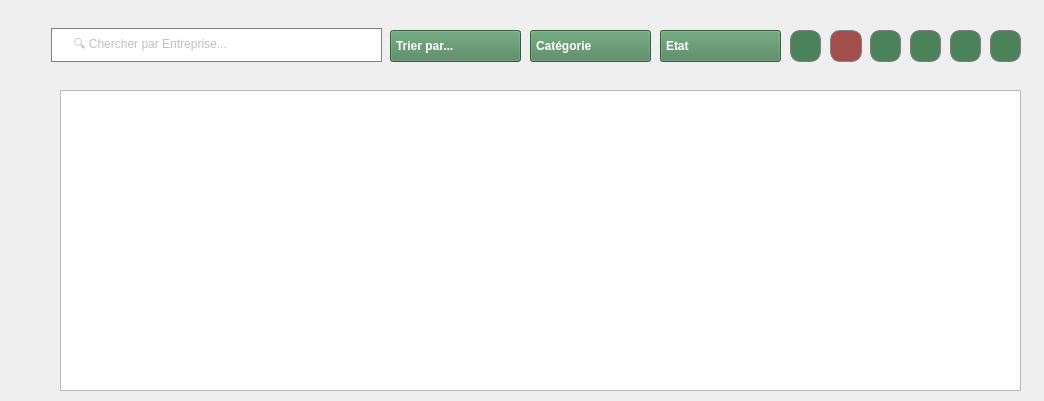
         <widget class="QWidget" name="scrollAreaWidgetContents_4">
          <property name="geometry">
           <rect>
            <x>0</x>
            <y>0</y>
            <width>1044</width>
            <height>401</height>
           </rect>
          </property>
          <property name="sizePolicy">
           <sizepolicy hsizetype="Expanding" vsizetype="Expanding">
            <horstretch>0</horstretch>
            <verstretch>0</verstretch>
           </sizepolicy>
          </property>
          <widget class="QComboBox" name="ComboBoxCategorie">
           <property name="geometry">
            <rect>
             <x>530</x>
             <y>30</y>
             <width>131</width>
             <height>32</height>
            </rect>
           </property>
           <property name="cursor">
            <cursorShape>PointingHandCursor</cursorShape>
           </property>
           <property name="styleSheet">
            <string notr="true">QComboBox
{
color:white;
margin-right:10px;
appearance:none;
padding-left:5px;
padding-right:5px;
font-weight:600;
background:rgb(76,130,89);
height:35px;
}
QComboBox::drop-down {
	border:none;
}
QComboBox::down-arrow {
	image:url(:/Purestay/images/icones/arrow.png);
	padding-right:20px;
	width:10px;
	color:white;
}

QComboBox::QListView {
background-color:rgb(129,153,101);
}

QComboBox::QListViewItem {
background-color:rgb(129,153,101);
}





</string>
           </property>
           <item>
            <property name="text">
             <string>Catégorie</string>
            </property>
           </item>
           <item>
            <property name="text">
             <string>Equipement</string>
            </property>
           </item>
           <item>
            <property name="text">
             <string>Alimentation</string>
            </property>
           </item>
           <item>
            <property name="text">
             <string>Uniformes</string>
            </property>
           </item>
           <item>
            <property name="text">
             <string>Decorations</string>
            </property>
           </item>
           <item>
            <property name="text">
             <string>Fournitures</string>
            </property>
           </item>
          </widget>
          <widget class="QComboBox" name="ComboBoxTri">
           <property name="geometry">
            <rect>
             <x>390</x>
             <y>30</y>
             <width>141</width>
             <height>32</height>
            </rect>
           </property>
           <property name="cursor">
            <cursorShape>PointingHandCursor</cursorShape>
           </property>
           <property name="styleSheet">
            <string notr="true">QComboBox
{
color:white;
margin-right:10px;
appearance:none;
padding-left:5px;
padding-right:5px;
font-weight:600;
background:rgb(76,130,89);
height:35px;
}
QComboBox::drop-down {
	border:none;
}
QComboBox::down-arrow {
	image:url(:/Purestay/images/icones/arrow.png);
	padding-right:20px;
	width:10px;
	color:white;
}

QComboBox::QListView {
background-color:rgb(129,153,101);
}

QComboBox::QListViewItem {
background-color:rgb(129,153,101);
}





</string>
           </property>
           <item>
            <property name="text">
             <string>Trier par...</string>
            </property>
           </item>
           <item>
            <property name="text">
             <string>Date Recente</string>
            </property>
           </item>
           <item>
            <property name="text">
             <string>Date Ancienne</string>
            </property>
           </item>
           <item>
            <property name="text">
             <string>Prix</string>
            </property>
           </item>
           <item>
            <property name="text">
             <string>Nom Entreprise</string>
            </property>
           </item>
          </widget>
          <widget class="QLineEdit" name="LineEditNomEntreprise_2">
           <property name="geometry">
            <rect>
             <x>41</x>
             <y>28</y>
             <width>351</width>
             <height>34</height>
            </rect>
           </property>
           <property name="accessibleName">
            <string/>
           </property>
           <property name="styleSheet">
            <string notr="true">QLineEdit
{
background-color:white;
border:solid;
border-color:gray;
color:gray;
background-image: url(:Purestay/images/icones/chambre.png);
background-repeat:no-repeat;
background-position:left;
padding-left:20px;
margin-left:10px;
margin-right:10px;
border-width:1px;
}
</string>
           </property>
           <property name="text">
            <string/>
           </property>
           <property name="placeholderText">
            <string>🔍 Chercher par Entreprise...</string>
           </property>
          </widget>
          <widget class="QWidget" name="widget_4" native="true">
           <property name="geometry">
            <rect>
             <x>11</x>
             <y>11</y>
             <width>415</width>
             <height>16</height>
            </rect>
           </property>
          </widget>
          <widget class="QPushButton" name="BoutonAjouter">
           <property name="geometry">
            <rect>
             <x>790</x>
             <y>30</y>
             <width>31</width>
             <height>32</height>
            </rect>
           </property>
           <property name="cursor">
            <cursorShape>PointingHandCursor</cursorShape>
           </property>
           <property name="toolTip">
            <string>Ajouter Une Commande</string>
           </property>
           <property name="styleSheet">
            <string notr="true">QPushButton
{
border-color:gray;
border-width:1px;
border-style:solid;
border-radius:10px;
width:20px;
color:white;
background:rgb(76,130,89);

}
</string>
           </property>
           <property name="text">
            <string/>
           </property>
           <property name="icon">
            <iconset resource="purestaybackground.qrc">
             <normaloff>:/Purestay/images/icones/ajouter.png</normaloff>:/Purestay/images/icones/ajouter.png</iconset>
           </property>
          </widget>
          <widget class="QPushButton" name="BoutonSupprimer">
           <property name="geometry">
            <rect>
             <x>830</x>
             <y>30</y>
             <width>32</width>
             <height>32</height>
            </rect>
           </property>
           <property name="cursor">
            <cursorShape>PointingHandCursor</cursorShape>
           </property>
           <property name="toolTip">
            <string>Supprimer une commande</string>
           </property>
           <property name="styleSheet">
            <string notr="true">QPushButton
{
border-color:gray;
border-width:1px;
border-style:solid;
border-radius:10px;
width:20px;
color:white;
background: rgb(161,78,77);

}
</string>
           </property>
           <property name="text">
            <string/>
           </property>
           <property name="icon">
            <iconset resource="purestaybackground.qrc">
             <normaloff>:/Purestay/images/icones/supprimer.png</normaloff>:/Purestay/images/icones/supprimer.png</iconset>
           </property>
          </widget>
          <widget class="QPushButton" name="BoutonModifier">
           <property name="geometry">
            <rect>
             <x>870</x>
             <y>30</y>
             <width>31</width>
             <height>32</height>
            </rect>
           </property>
           <property name="cursor">
            <cursorShape>PointingHandCursor</cursorShape>
           </property>
           <property name="toolTip">
            <string>Modifier</string>
           </property>
           <property name="styleSheet">
            <string notr="true">QPushButton
{
border-color:gray;
border-width:1px;
border-style:solid;
border-radius:10px;
width:20px;
color:white;
background:rgb(76,130,89);

}
</string>
           </property>
           <property name="text">
            <string/>
           </property>
           <property name="icon">
            <iconset resource="purestaybackground.qrc">
             <normaloff>:/Purestay/images/icones/modifier2.png</normaloff>:/Purestay/images/icones/modifier2.png</iconset>
           </property>
          </widget>
          <widget class="QPushButton" name="BoutonExporterPDF">
           <property name="geometry">
            <rect>
             <x>910</x>
             <y>30</y>
             <width>31</width>
             <height>32</height>
            </rect>
           </property>
           <property name="cursor">
            <cursorShape>PointingHandCursor</cursorShape>
           </property>
           <property name="toolTip">
            <string>Exporter PDF</string>
           </property>
           <property name="styleSheet">
            <string notr="true">QPushButton
{
border-color:gray;
border-width:1px;
border-style:solid;
border-radius:10px;
width:20px;
color:white;
background:rgb(76,130,89);

}
</string>
           </property>
           <property name="text">
            <string/>
           </property>
           <property name="icon">
            <iconset resource="purestaybackground.qrc">
             <normaloff>:/Purestay/images/icones/pdf.png</normaloff>:/Purestay/images/icones/pdf.png</iconset>
           </property>
          </widget>
          <widget class="QComboBox" name="comboBox_13">
           <property name="geometry">
            <rect>
             <x>660</x>
             <y>30</y>
             <width>131</width>
             <height>32</height>
            </rect>
           </property>
           <property name="cursor">
            <cursorShape>PointingHandCursor</cursorShape>
           </property>
           <property name="styleSheet">
            <string notr="true">QComboBox
{
color:white;
margin-right:10px;
appearance:none;
padding-left:5px;
padding-right:5px;
font-weight:600;
background:rgb(76,130,89);
height:35px;
}
QComboBox::drop-down {
	border:none;
}
QComboBox::down-arrow {
	image:url(:/Purestay/images/icones/arrow.png);
	padding-right:20px;
	width:10px;
	color:white;
}

QComboBox::QListView {
background-color:rgb(129,153,101);
}

QComboBox::QListViewItem {
background-color:rgb(129,153,101);
}





</string>
           </property>
           <item>
            <property name="text">
             <string>Etat</string>
            </property>
           </item>
           <item>
            <property name="text">
             <string>Non Payee</string>
            </property>
           </item>
           <item>
            <property name="text">
             <string>Payee</string>
            </property>
           </item>
          </widget>
          <widget class="QPushButton" name="BoutonExporterPDF_2">
           <property name="geometry">
            <rect>
             <x>950</x>
             <y>30</y>
             <width>31</width>
             <height>32</height>
            </rect>
           </property>
           <property name="cursor">
            <cursorShape>PointingHandCursor</cursorShape>
           </property>
           <property name="toolTip">
            <string>QRCode</string>
           </property>
           <property name="styleSheet">
            <string notr="true">QPushButton
{
border-color:gray;
border-width:1px;
border-style:solid;
border-radius:10px;
width:20px;
color:white;
background:rgb(76,130,89);

}
</string>
           </property>
           <property name="text">
            <string/>
           </property>
           <property name="icon">
            <iconset resource="purestaybackground.qrc">
             <normaloff>:/Purestay/QRCode.png</normaloff>:/Purestay/QRCode.png</iconset>
           </property>
          </widget>
          <widget class="QTableView" name="TableViewCommande">
           <property name="geometry">
            <rect>
             <x>60</x>
             <y>90</y>
             <width>961</width>
             <height>301</height>
            </rect>
           </property>
           <property name="minimumSize">
            <size>
             <width>700</width>
             <height>200</height>
            </size>
           </property>
           <property name="baseSize">
            <size>
             <width>200</width>
             <height>200</height>
            </size>
           </property>
           <property name="styleSheet">
            <string notr="true">QHeaderView::section
{
background-color:rgb(163,102,92);
width:80px;

height:40px;
color:white;
}

</string>
           </property>
           <property name="editTriggers">
            <set>QAbstractItemView::DoubleClicked|QAbstractItemView::SelectedClicked</set>
           </property>
           <property name="selectionMode">
            <enum>QAbstractItemView::SingleSelection</enum>
           </property>
           <attribute name="verticalHeaderVisible">
            <bool>false</bool>
           </attribute>
          </widget>
          <widget class="QPushButton" name="BoutonSMS">
           <property name="geometry">
            <rect>
             <x>990</x>
             <y>30</y>
             <width>31</width>
             <height>32</height>
            </rect>
           </property>
           <property name="cursor">
            <cursorShape>PointingHandCursor</cursorShape>
           </property>
           <property name="toolTip">
            <string>SMS</string>
           </property>
           <property name="styleSheet">
            <string notr="true">QPushButton
{
border-color:gray;
border-width:1px;
border-style:solid;
border-radius:10px;
width:20px;
color:white;
background:rgb(76,130,89);

}
</string>
           </property>
           <property name="text">
            <string/>
           </property>
           <property name="icon">
            <iconset resource="purestaybackground.qrc">
             <normaloff>:/Purestay/images/icones/Boutonenvoyersms.png</normaloff>:/Purestay/images/icones/Boutonenvoyersms.png</iconset>
           </property>
          </widget>
         </widget>
